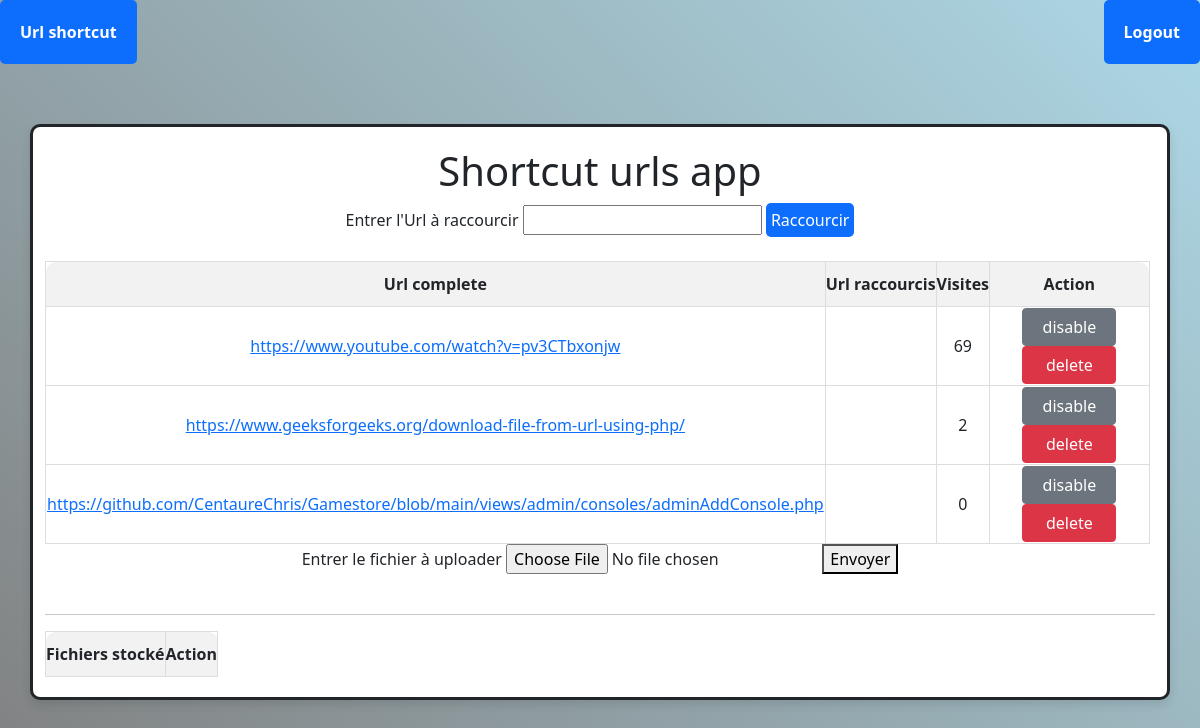
The page /index.php (signed in) on the database as committed earlier.
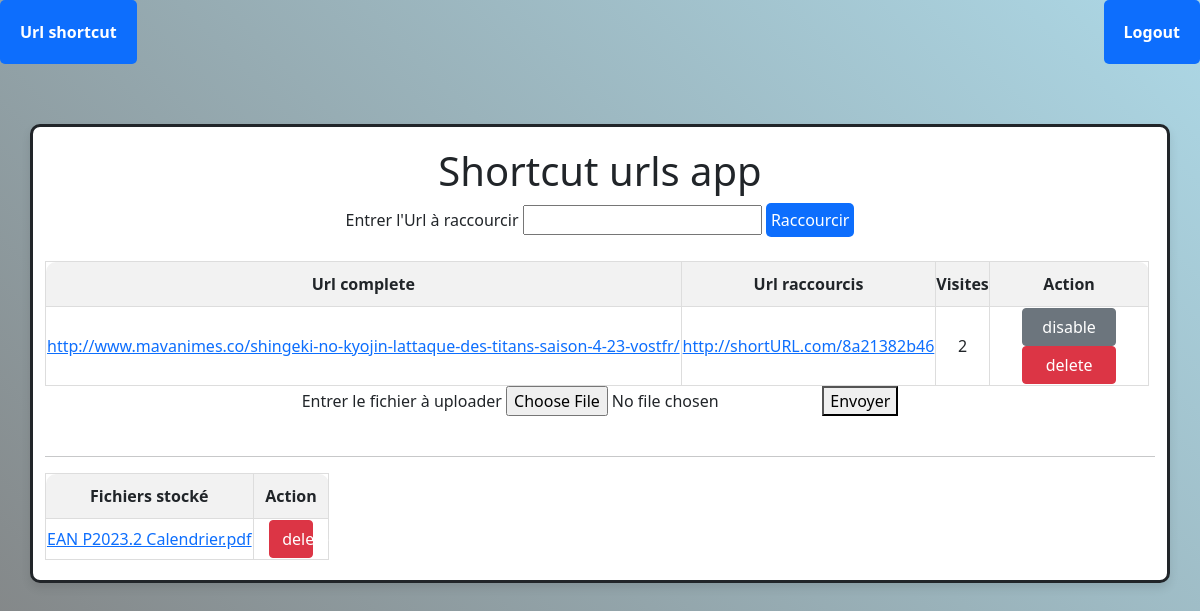
The same page on the database as committed later.
### tables this page shows
CREATE TABLE `urls` (
  `id` int(11) NOT NULL,
  `long_url` varchar(255) NOT NULL,
  `short_url` varchar(255) NOT NULL,
  `active` tinyint(1) NOT NULL DEFAULT '1',
  `fk_user_id` int(11) NOT NULL,
  `count` int(11) DEFAULT NULL
);

CREATE TABLE `files` (
  `id` int(11) NOT NULL,
  `files` varchar(250) NOT NULL,
  `user_id` int(11) NOT NULL
);

### controllers/Urls_controller.php (called while the page is built, shortened)
<?php
class Urls_controller
{
    private $urls_m;
    private $files_m;
    public function __construct()
    {
        $this->urls_m = new Urls_model();
        $this->files_m = new Files_model();
    }
    public function getUrls()
    {
        $urls= $this->urls_m->getUrls_query();
        $files = $this->files_m->getFiles_query();
        require_once('./views/tinyurls.php');
    }
}

### index.php (called while the page is built)
<?php
require_once('./app/Router.php');
$router = new Router();
$router->getPath();
require_once('./views/footer.php');

### models/Urls_model.php (called while the page is built, shortened)
<?php
class Urls_model extends Driver{
    public function getUrls_query()
    {
        $sql = "SELECT * FROM urls WHERE fk_user_id = :id";
        $param = ['id' => $_SESSION['AuthId']];
        $result = $this->getRequest($sql,$param);
        $urls = $result->fetchAll(PDO::FETCH_ASSOC);
        return $urls;
    }
}

### models/Driver.php (called while the page is built)
<?php
abstract class Driver{
    private static $db;
    private static function getDb()
    {
        if(self::$db === null){
            try{
            self::$db  = new PDO('mysql:host=localhost; dbname=examphp','root','root');
            }catch(PDOException $e){
                die('Connexion failed: '.$e->getMessage());
            }
        }
        return self::$db;
    }
    protected function getRequest($sql,$params = null){
        $result = self::getDb()->prepare($sql);
        $result->execute($params);
        return $result;
    }
}

### models/FilesModel.php (called while the page is built, shortened)
<?php
class Files_model extends Driver{
    public function getFiles_query()
    {
        $sql = "SELECT * FROM files WHERE user_id = :id";
        $param =['id' => $_SESSION['AuthId']];
        $result = $this->getRequest($sql,$param);
        $files = $result->fetchAll(PDO::FETCH_ASSOC);
        return $files;
    }
}

### views/tinyurls.php (the view, shortened to what this page needs)
<?php
require_once('./views/header.php');
require_once('./views/navbar.php');
?>
<div class="container">
    <h1>Shortcut urls app</h1>
    <form method="POST">
        <label class="form_label" for="longurl">Entrer l'Url à raccourcir</label>
        <input class="form_control" type="text" id="longurl" name="longurl" />
        <button type="submit" name="submit">Raccourcir</button>
    </form>
    <table>
        <thead>
            <tr>
                <th>Url complete</th>
                <th>Url raccourcis</th>
                <th>Visites</th>
                <th>Action</th>
            </tr>
        </thead>
        <tbody>
            <?php foreach ($urls as $url) : ?>
                <?php if ($url['active'] == 1) : ?>
                    <tr>
                        <td>
                            <a href="<?= $url['long_url'] ?>" target="blank"> <?= $url['long_url'] ?></a>
                        </td>
                        <td>
                            <a href="index.php?page=count&id=<?= $url['id'] ?>"><?= $url['short_url'] ?></a>
                        </td>
                        <td><?= $url['count'] ?></td>
                        <td>
                            <a href="index.php?page=disabled&id=<?= $url['id'] ?>"><button class="btn btn-secondary"> disable</button> </a> <a href="index.php?page=delete&id=<?= $url['id'] ?>"><button class="btn btn-danger" >delete</button></a>
                        </td>
                    </tr>
                <?php endif; ?>
            <?php endforeach; ?>
        </tbody>
    </table>
    <form method="POST" enctype="multipart/form-data">
        <label class="form_label" for="file">Entrer le fichier à uploader</label>
        <input class="form_control" type="file" id="file" name="file" />
        <button type="submit" name="submitFile">Envoyer</button>
    </form>
    <hr>
    <table>
        <thead>
            <tr>
                <th>Fichiers stocké</th>
                <th>Action</th>
            </tr>
        </thead>
        <tbody>
            <?php foreach($files as $file) : ?>
            <tr>
                <td><a href="index.php?page=download&id=<?= $file['id']; ?>"><?= $file['files'] ?></a></td>
                <td> <a href="index.php?page=deleteFile&id=<?= $file['id'] ?>"><button class="btn btn-danger" >delete</button></a>  </td>
            </tr>
            <?php endforeach ; ?>
        </tbody>
    </table>
</div>

### app/Router.php (shortened to what this page needs)
<?php
require_once ('./models/Driver.php');
require_once ('./controllers/Urls_controller.php');
require_once ('./models/Urls_model.php');
require_once ('./models/FilesModel.php');
class Router{
    private $ctr_u;
    private $page;
    public function __construct()
    {
        $this->ctr_u = new Urls_Controller();
        $this->page = filter_input(INPUT_GET,"page");
    }
    public function getPath()
    {
        switch($this->page){
            case "":
                $this->ctr_u->getUrls();
                break;
        }
    }
}

### views/header.php (shortened to what this page needs)
<!doctype html>
<html lang="fr">
    <head>
        <link rel="stylesheet" type="text/css" href="https://cdn.datatables.net/1.11.4/css/jquery.dataTables.min.css"/>
        <link rel="stylesheet" type="text/css" href="./app/assets/css/style.css"/>
        <link href="https://cdn.jsdelivr.net/npm/bootstrap@5.1.3/dist/css/bootstrap.min.css" rel="stylesheet">
    </head>
    <body>

### views/navbar.php (shortened to what this page needs)
<nav>
    <ul class="admin">
        <li><a href="index.php">Url shortcut</a></li>
        <?php
        if(!isset($_SESSION['Auth'])): ?>
        <li><a href="index.php?page=login">Login</a></li>
        <?php else : ?>
        <li><a href="index.php?page=logout">Logout</a></li>
        <?php endif ; ?>
    </ul>
</nav>

### views/footer.php (shortened to what this page needs)
    </body>
</html>

### app/assets/css/style.css (style rules this page uses)
h1 { text-align: center; margin-bottom: 25px; }
html body { background: linear-gradient(45deg,grey, lightblue); background-attachment: fixed; }
.container { margin: 5%; border: solid; border-radius: 10px; padding: 20px; box-shadow: 0px 5px 10px rgba(0,0,0,0.1); background-color: #fff; }
.admin { display: flex; justify-content: space-between; }
nav ul { padding-left: 0; }
nav ul li { list-style: none; border-radius: 5px; padding: 20px; font-weight: bold; background-color: #0d6efd; }
nav ul li a { text-decoration: none; color: white; }
tr { border: 1px solid; border-radius: 5px; margin-bottom: 5px; }
tr th { text-align: center; background: #f2f2f2; padding: 10px 0; border: 0.5px solid #ddd; }
tr td { border: 0.5px solid #ddd; text-align: center; }
a button { width: 60%; }
form { text-align: center; }
button[name="submit"] { color: #fff; background-color: #0d6efd; border-color: #0d6efd; border: hidden; padding: 5px; border-radius: 5px; }
table thead tr th:first-child { border-top-left-radius: 10px; }
table thead tr th:last-child { border-top-right-radius: 10px; }

Rows that differ between the two databases and show on the page:
removed urls: long_url "https://www.youtube.com/watch?v=pv3CTbxonjw", count "69"
removed urls: long_url "https://www.geeksforgeeks.org/download-file-from-url-using-php/", count "2"
removed urls: long_url "https://github.com/CentaureChris/Gamestore/blob/main/views/admin/consoles/adminAddConsole.php", count "0"
added urls: long_url "http://www.mavanimes.co/shingeki-no-kyojin-lattaque-des-titans-saison-4-23-vostfr/", short_url "http://shortURL.com/8a21382b46", count "2"
added files: files "EAN P2023.2 Calendrier.pdf"
